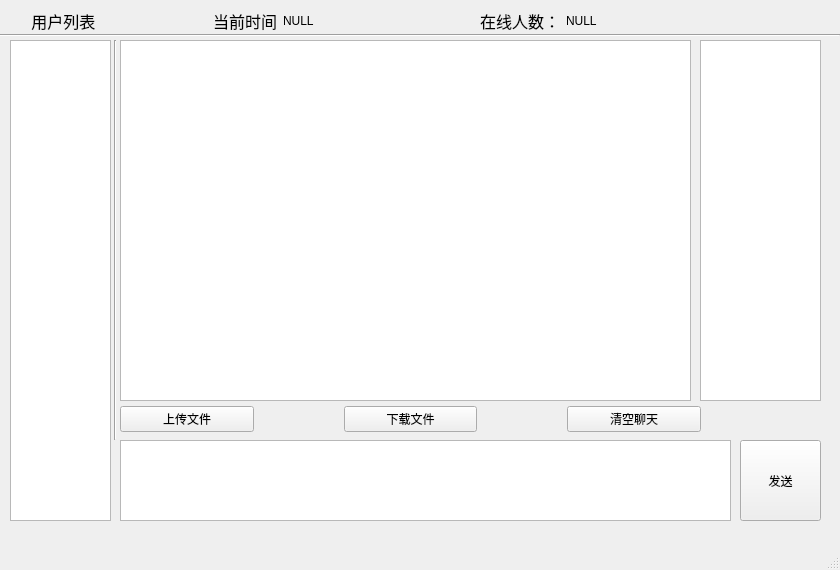
<?xml version="1.0" encoding="UTF-8"?>
<ui version="4.0">
 <class>MainWindow</class>
 <widget class="QMainWindow" name="MainWindow">
  <property name="geometry">
   <rect>
    <x>0</x>
    <y>0</y>
    <width>840</width>
    <height>570</height>
   </rect>
  </property>
  <property name="maximumSize">
   <size>
    <width>840</width>
    <height>570</height>
   </size>
  </property>
  <property name="windowTitle">
   <string>MainWindow</string>
  </property>
  <widget class="QWidget" name="centralwidget">
   <widget class="Line" name="line">
    <property name="geometry">
     <rect>
      <x>105</x>
      <y>40</y>
      <width>20</width>
      <height>400</height>
     </rect>
    </property>
    <property name="orientation">
     <enum>Qt::Orientation::Vertical</enum>
    </property>
   </widget>
   <widget class="Line" name="line_2">
    <property name="geometry">
     <rect>
      <x>0</x>
      <y>30</y>
      <width>840</width>
      <height>10</height>
     </rect>
    </property>
    <property name="orientation">
     <enum>Qt::Orientation::Horizontal</enum>
    </property>
   </widget>
   <widget class="QTextEdit" name="textEdit">
    <property name="geometry">
     <rect>
      <x>120</x>
      <y>440</y>
      <width>611</width>
      <height>81</height>
     </rect>
    </property>
   </widget>
   <widget class="QWidget" name="horizontalLayoutWidget">
    <property name="geometry">
     <rect>
      <x>120</x>
      <y>399</y>
      <width>611</width>
      <height>41</height>
     </rect>
    </property>
    <layout class="QHBoxLayout" name="horizontalLayout">
     <property name="spacing">
      <number>90</number>
     </property>
     <property name="leftMargin">
      <number>0</number>
     </property>
     <property name="rightMargin">
      <number>30</number>
     </property>
     <item>
      <widget class="QPushButton" name="pb_updateFile">
       <property name="text">
        <string>上传文件</string>
       </property>
      </widget>
     </item>
     <item>
      <widget class="QPushButton" name="pb_downloadFile">
       <property name="text">
        <string>下载文件</string>
       </property>
      </widget>
     </item>
     <item>
      <widget class="QPushButton" name="pb_clearChatInfo">
       <property name="text">
        <string>清空聊天</string>
       </property>
      </widget>
     </item>
    </layout>
   </widget>
   <widget class="QPushButton" name="pb_send">
    <property name="geometry">
     <rect>
      <x>740</x>
      <y>440</y>
      <width>81</width>
      <height>81</height>
     </rect>
    </property>
    <property name="text">
     <string>发送</string>
    </property>
   </widget>
   <widget class="QListView" name="lv_chatRoom">
    <property name="geometry">
     <rect>
      <x>120</x>
      <y>40</y>
      <width>571</width>
      <height>361</height>
     </rect>
    </property>
   </widget>
   <widget class="QListView" name="lv_user">
    <property name="geometry">
     <rect>
      <x>10</x>
      <y>40</y>
      <width>101</width>
      <height>481</height>
     </rect>
    </property>
   </widget>
   <widget class="QListView" name="lv_file">
    <property name="geometry">
     <rect>
      <x>700</x>
      <y>40</y>
      <width>121</width>
      <height>361</height>
     </rect>
    </property>
   </widget>
   <widget class="QWidget" name="horizontalLayoutWidget_2">
    <property name="geometry">
     <rect>
      <x>0</x>
      <y>0</y>
      <width>701</width>
      <height>41</height>
     </rect>
    </property>
    <layout class="QHBoxLayout" name="horizontalLayout_2">
     <item>
      <widget class="QLabel" name="lb_userList">
       <property name="font">
        <font>
         <family>幼圆</family>
         <pointsize>12</pointsize>
        </font>
       </property>
       <property name="layoutDirection">
        <enum>Qt::LayoutDirection::LeftToRight</enum>
       </property>
       <property name="text">
        <string>用户列表  </string>
       </property>
       <property name="alignment">
        <set>Qt::AlignmentFlag::AlignCenter</set>
       </property>
      </widget>
     </item>
     <item>
      <widget class="QLabel" name="lb_preFixCurTime">
       <property name="font">
        <font>
         <family>幼圆</family>
         <pointsize>12</pointsize>
        </font>
       </property>
       <property name="text">
        <string>当前时间</string>
       </property>
       <property name="alignment">
        <set>Qt::AlignmentFlag::AlignRight|Qt::AlignmentFlag::AlignTrailing|Qt::AlignmentFlag::AlignVCenter</set>
       </property>
      </widget>
     </item>
     <item>
      <widget class="QLabel" name="lb_curTime">
       <property name="text">
        <string>NULL</string>
       </property>
      </widget>
     </item>
     <item>
      <widget class="QLabel" name="lb_preFixOnlineNums">
       <property name="font">
        <font>
         <family>幼圆</family>
         <pointsize>12</pointsize>
        </font>
       </property>
       <property name="text">
        <string>在线人数：</string>
       </property>
       <property name="alignment">
        <set>Qt::AlignmentFlag::AlignRight|Qt::AlignmentFlag::AlignTrailing|Qt::AlignmentFlag::AlignVCenter</set>
       </property>
      </widget>
     </item>
     <item>
      <widget class="QLabel" name="lb_onlineNums">
       <property name="text">
        <string>NULL</string>
       </property>
      </widget>
     </item>
    </layout>
   </widget>
   <zorder>textEdit</zorder>
   <zorder>line</zorder>
   <zorder>line_2</zorder>
   <zorder>horizontalLayoutWidget</zorder>
   <zorder>lv_chatRoom</zorder>
   <zorder>lv_user</zorder>
   <zorder>pb_send</zorder>
   <zorder>lv_file</zorder>
   <zorder>horizontalLayoutWidget_2</zorder>
  </widget>
  <widget class="QMenuBar" name="menubar">
   <property name="geometry">
    <rect>
     <x>0</x>
     <y>0</y>
     <width>840</width>
     <height>21</height>
    </rect>
   </property>
  </widget>
  <widget class="QStatusBar" name="statusbar"/>
 </widget>
 <resources/>
 <connections/>
</ui>
